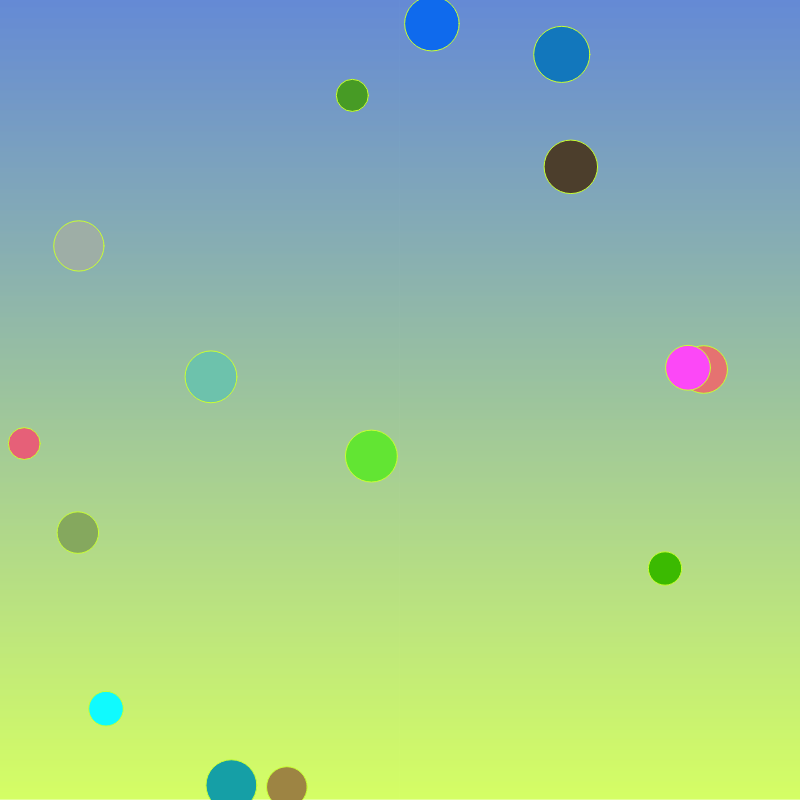
Frame 1 (no input)
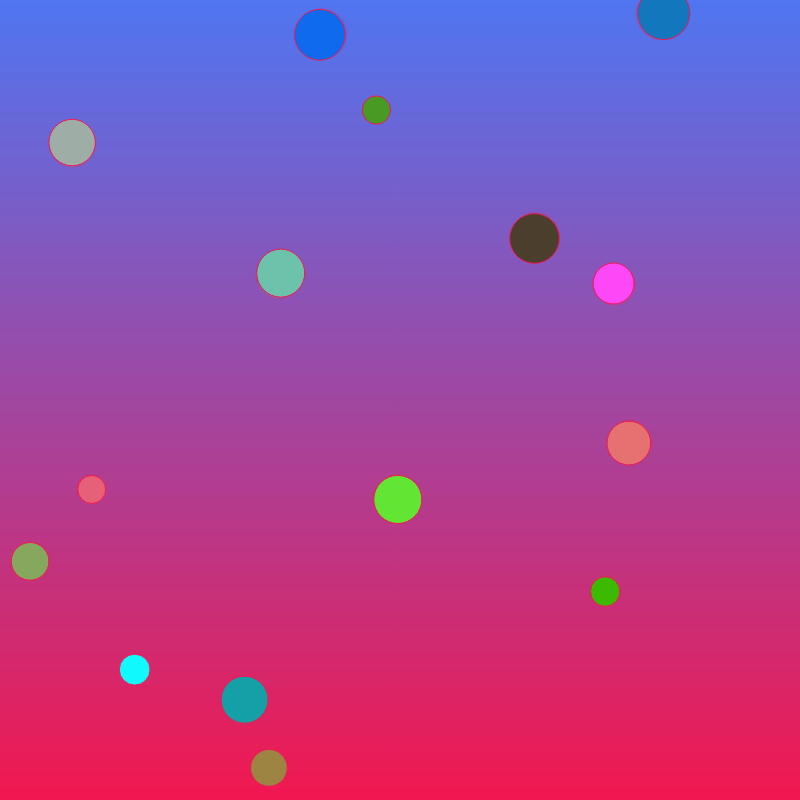
Frame 60 (no input)
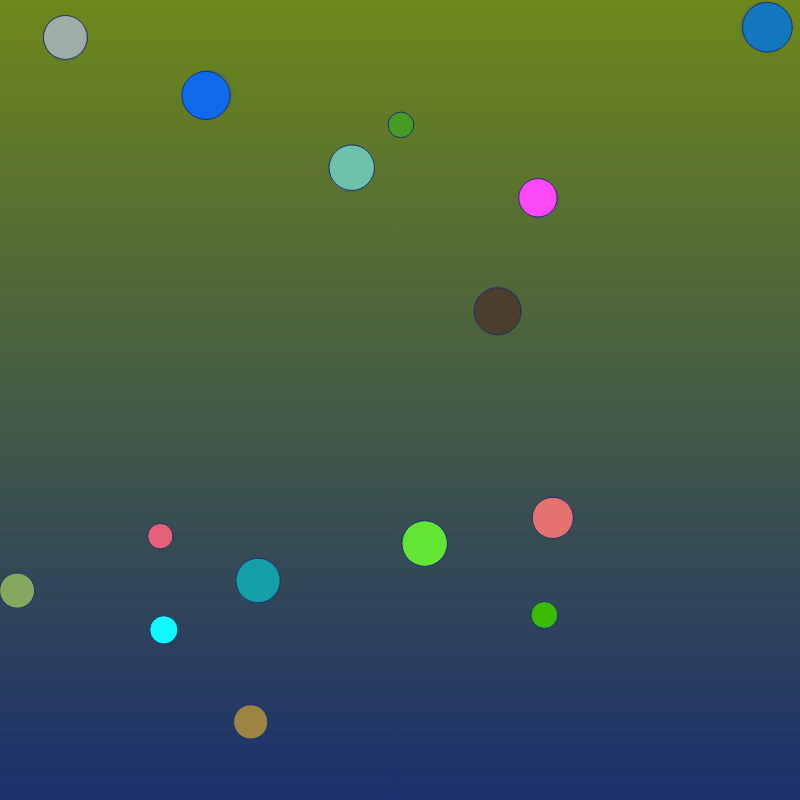
Frame 120 (the mouse pressed at the canvas centre since frame 60)

The p5.js sketch that drew these frames (run headless with seeded random() and noise() and a simulated clock; from frame 60 on, the mouse is pressed at the canvas centre):

// p5.js sketch
// ── sketch.js
let shapes = [];
let bgColors = [50, 100, 200, 255]; 

function setup() {
  createCanvas(800, 800);
  noStroke();

  for (let i = 0; i < 15; i++) {
    shapes.push(new BouncingShape(random(width), random(height), random(30, 60)));
  }
}

function draw() {
  drawGradientBackground();

  for (let shape of shapes) {
    shape.update();
    shape.display();
  }
}

function drawGradientBackground() {
  let c1 = color(bgColors[0], bgColors[1], bgColors[2]);
  let c2 = color(bgColors[2], bgColors[3], bgColors[0]);
  for (let y = 0; y < height; y++) {
    let inter = map(y, 0, height, 0, 1);
    let c = lerpColor(c1, c2, inter);
    stroke(c);
    line(0, y, width, y);
  }

  bgColors[0] = (bgColors[0] + 0.5) % 255;
  bgColors[1] = (bgColors[1] + 0.3) % 255;
  bgColors[2] = (bgColors[2] + 0.7) % 255;
  bgColors[3] = (bgColors[3] + 0.4) % 255;
}


// ── BouncingShape.js


class BouncingShape {
  constructor(x, y, size) {
    this.x = x;
    this.y = y;
    this.size = size;
    this.baseSize = size; // Base size for pulsing effect
    this.xSpeed = random(-2, 2);
    this.ySpeed = random(-2, 2);
    this.color = color(random(255), random(255), random(255));
  }

  update() {
    this.size = this.baseSize + sin(frameCount * 0.1) * 10;

    this.x += this.xSpeed;
    this.y += this.ySpeed;

    if (this.x < 0 || this.x > width) this.xSpeed *= -1;
    if (this.y < 0 || this.y > height) this.ySpeed *= -1;
  }

  display() {
    fill(this.color);
    ellipse(this.x, this.y, this.size);
  }
}

// ── particle.js
class particle {
  
    constructor(x,y)
     {
      this.x = x;
       this.y=y;
       
       this.r = random(200,255);
       this.g =random(0,100);
       this.b = random(0,100);
       
       this.xnPos=random(-1000,1000);
       this.ynPos=random(-1000,1000);
    }
    
    display(radius)
    {
      noStroke();
      fill(this.r,this.g,this.b);
      circle(this.x,this.y,radius);
    }
     update(nSpeed)
    {
      let xNoise= noise(this.xnPos+=nSpeed);
      let yNoise= noise(this.ynPos += nSpeed);
      
      let xMove=  map(xNoise,0,1,0,width);
          let yMove=map(yNoise,0,1,0,height);
      
      this.x=xMove;
      this.y=yMove;
    }
  }
